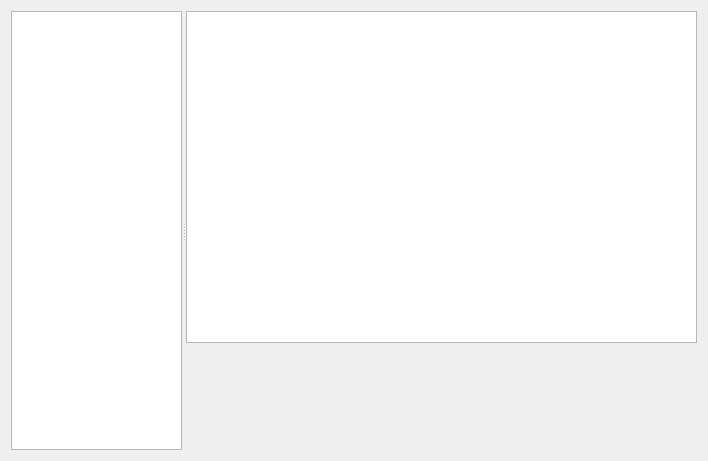
<?xml version="1.0" encoding="UTF-8"?>
<ui version="4.0">
 <class>Browser</class>
 <widget class="QWidget" name="Browser">
  <property name="geometry">
   <rect>
    <x>0</x>
    <y>0</y>
    <width>708</width>
    <height>461</height>
   </rect>
  </property>
  <property name="windowTitle">
   <string>Catalogues Browser</string>
  </property>
  <layout class="QVBoxLayout" name="verticalLayout_4">
   <item>
    <widget class="QSplitter" name="splitter">
     <property name="orientation">
      <enum>Qt::Horizontal</enum>
     </property>
     <widget class="RepositoriesTreeView" name="repositories">
      <property name="sizePolicy">
       <sizepolicy hsizetype="Maximum" vsizetype="Expanding">
        <horstretch>1</horstretch>
        <verstretch>0</verstretch>
       </sizepolicy>
      </property>
      <property name="rootIsDecorated">
       <bool>true</bool>
      </property>
      <property name="animated">
       <bool>true</bool>
      </property>
      <property name="headerHidden">
       <bool>true</bool>
      </property>
      <attribute name="headerStretchLastSection">
       <bool>false</bool>
      </attribute>
     </widget>
     <widget class="QWidget" name="rightPane" native="true">
      <property name="sizePolicy">
       <sizepolicy hsizetype="Minimum" vsizetype="Preferred">
        <horstretch>3</horstretch>
        <verstretch>0</verstretch>
       </sizepolicy>
      </property>
      <layout class="QVBoxLayout" name="verticalLayout">
       <item>
        <widget class="EventsTreeView" name="events">
         <property name="sizePolicy">
          <sizepolicy hsizetype="Expanding" vsizetype="Minimum">
           <horstretch>0</horstretch>
           <verstretch>0</verstretch>
          </sizepolicy>
         </property>
        </widget>
       </item>
       <item>
        <widget class="QStackedWidget" name="Infos">
         <property name="sizePolicy">
          <sizepolicy hsizetype="Preferred" vsizetype="Maximum">
           <horstretch>0</horstretch>
           <verstretch>0</verstretch>
          </sizepolicy>
         </property>
         <property name="currentIndex">
          <number>2</number>
         </property>
         <widget class="QWidget" name="Repository">
          <property name="sizePolicy">
           <sizepolicy hsizetype="Preferred" vsizetype="Maximum">
            <horstretch>0</horstretch>
            <verstretch>0</verstretch>
           </sizepolicy>
          </property>
          <layout class="QVBoxLayout" name="verticalLayout_2">
           <item>
            <widget class="QGroupBox" name="groupBox">
             <property name="sizePolicy">
              <sizepolicy hsizetype="Preferred" vsizetype="Maximum">
               <horstretch>0</horstretch>
               <verstretch>0</verstretch>
              </sizepolicy>
             </property>
             <property name="title">
              <string>Repository information</string>
             </property>
             <layout class="QGridLayout" name="gridLayout">
              <item row="0" column="1">
               <layout class="QFormLayout" name="formLayout">
                <item row="0" column="0">
                 <widget class="QLabel" name="label">
                  <property name="text">
                   <string>Catalogues</string>
                  </property>
                 </widget>
                </item>
                <item row="0" column="1">
                 <widget class="QLabel" name="catalogues_count">
                  <property name="text">
                   <string/>
                  </property>
                 </widget>
                </item>
                <item row="1" column="0">
                 <widget class="QLabel" name="label_3">
                  <property name="text">
                   <string>Events</string>
                  </property>
                 </widget>
                </item>
                <item row="1" column="1">
                 <widget class="QLabel" name="rep_events_count">
                  <property name="text">
                   <string/>
                  </property>
                 </widget>
                </item>
               </layout>
              </item>
             </layout>
            </widget>
           </item>
          </layout>
         </widget>
         <widget class="QWidget" name="Catalogue">
          <property name="sizePolicy">
           <sizepolicy hsizetype="Preferred" vsizetype="Maximum">
            <horstretch>0</horstretch>
            <verstretch>0</verstretch>
           </sizepolicy>
          </property>
          <layout class="QGridLayout" name="gridLayout_2">
           <item row="0" column="0">
            <widget class="QGroupBox" name="groupBox_2">
             <property name="sizePolicy">
              <sizepolicy hsizetype="Preferred" vsizetype="Maximum">
               <horstretch>0</horstretch>
               <verstretch>0</verstretch>
              </sizepolicy>
             </property>
             <property name="title">
              <string>Catalogue</string>
             </property>
             <layout class="QGridLayout" name="gridLayout_3">
              <item row="0" column="0">
               <layout class="QFormLayout" name="formLayout_2">
                <item row="0" column="0">
                 <widget class="QLabel" name="label_2">
                  <property name="text">
                   <string>Name</string>
                  </property>
                 </widget>
                </item>
                <item row="0" column="1">
                 <widget class="QLineEdit" name="lineEdit"/>
                </item>
                <item row="1" column="0">
                 <widget class="QLabel" name="label_4">
                  <property name="text">
                   <string>Events</string>
                  </property>
                 </widget>
                </item>
                <item row="1" column="1">
                 <widget class="QLabel" name="cat_events_count">
                  <property name="text">
                   <string/>
                  </property>
                 </widget>
                </item>
               </layout>
              </item>
             </layout>
            </widget>
           </item>
          </layout>
         </widget>
         <widget class="EventEditor" name="Event">
          <property name="sizePolicy">
           <sizepolicy hsizetype="Preferred" vsizetype="Maximum">
            <horstretch>0</horstretch>
            <verstretch>0</verstretch>
           </sizepolicy>
          </property>
          <layout class="QGridLayout" name="gridLayout_4"/>
         </widget>
        </widget>
       </item>
      </layout>
     </widget>
    </widget>
   </item>
  </layout>
 </widget>
 <customwidgets>
  <customwidget>
   <class>RepositoriesTreeView</class>
   <extends>QTreeView</extends>
   <header location="global">Catalogue2/repositoriestreeview.h</header>
  </customwidget>
  <customwidget>
   <class>EventsTreeView</class>
   <extends>QTreeView</extends>
   <header location="global">Catalogue2/eventstreeview.h</header>
  </customwidget>
  <customwidget>
   <class>EventEditor</class>
   <extends>QWidget</extends>
   <header location="global">Catalogue2/eventeditor.h</header>
   <container>1</container>
  </customwidget>
 </customwidgets>
 <resources/>
 <connections/>
</ui>
